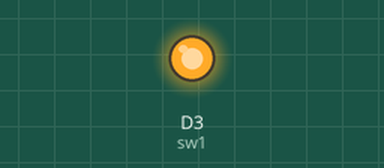
A sketch run on a simulated ESP8266 (NodeMCU). On the bench: output pins drawn as LEDs (lit = HIGH).

Above: at 5.0 s.
At 12.5 s:
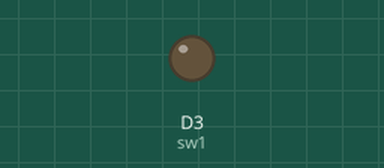
Timing chart, 0 to 19.5 s (numbered marks = the images above):
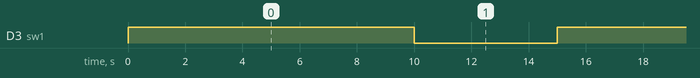

The sketch:

WATER-PUMP-OK.ino
```cpp
int sw1 = D3 ;

void setup() {
  // put your setup code here, to run once:

  pinMode(sw1,OUTPUT);
  digitalWrite(sw1,LOW);

}

void loop() {
  // put your main code here, to run repeatedly:
  digitalWrite(sw1,HIGH);
  delay(10000);
  digitalWrite(sw1,LOW);
  delay(5000);

}
```

Measured:
- by itself, D3 (sw1): alternates HIGH for 10.0 s and LOW for 5.0 s
